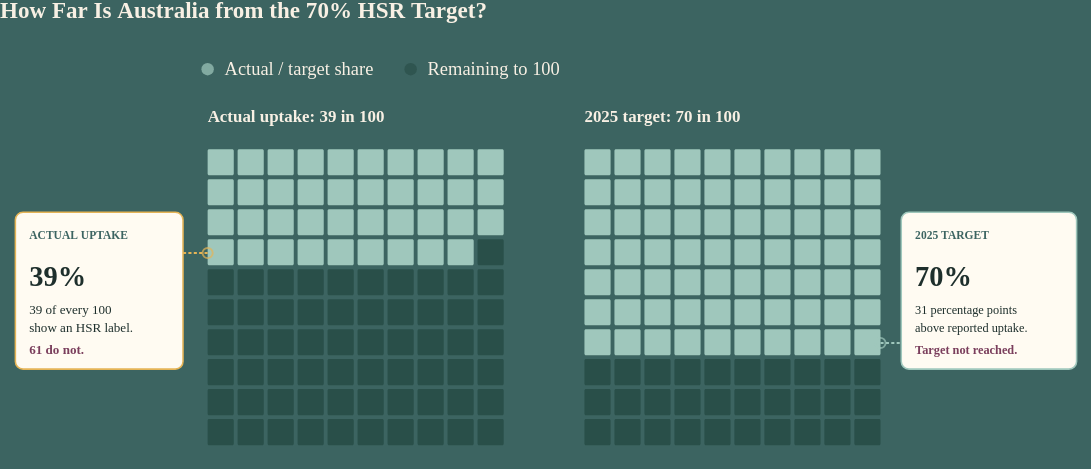

Write the Vega-Lite specification saved for this chart.
### Vega-Lite specification from a JSON file in a GitHub repository (floating-point values rounded to 4 significant figures)
{"$schema": "https://vega.github.io/schema/vega-lite/v5.json", "description": "Health Star Rating uptake waffle chart with left and right annotations.", "background": "#3C6461", "width": 1420, "height": 558, "padding": 0, "title": {"text": "How Far Is Australia from the 70% HSR Target?", "anchor": "start", "font": "Bricolage Grotesque", "fontSize": 30, "fontWeight": "bold", "color": "#F8F0E4", "offset": 22}, "config": {"view": {"stroke": null}, "font": "Bricolage Grotesque"}, "layer": [{"data": {"sequence": {"start": 0, "stop": 200, "step": 1}}, "transform": [{"calculate": "floor(datum.data / 100)", "as": "panel"}, {"calculate": "datum.data % 100", "as": "index"}, {"calculate": "datum.panel === 0 ? 39 : 70", "as": "count"}, {"calculate": "datum.index < datum.count", "as": "is_filled"}, {"calculate": "(datum.panel === 0 ? 270 : 760) + (datum.index % 10) * 39", "as": "x_start"}, {"calculate": "datum.x_start + 34", "as": "x_end"}, {"calculate": "142 + floor(datum.index / 10) * 39", "as": "y_start"}, {"calculate": "datum.y_start + 34", "as": "y_end"}, {"calculate": "datum.panel === 0 ? '2025 actual uptake' : '2025 target'", "as": "measure"}, {"calculate": "datum.panel === 0 ? (datum.is_filled ? 'HSR label displayed (39%)' : 'HSR label not displayed (61%)') : (datum.is_filled ? 'Part of the 70% target' : 'Outside the 70% target')", "as": "meaning"}], "mark": {"type": "rect", "cornerRadius": 2}, "encoding": {"x": {"field": "x_start", "type": "quantitative", "scale": {"domain": [0, 1420], "range": [0, 1420], "nice": false, "zero": false}, "axis": null}, "x2": {"field": "x_end"}, "y": {"field": "y_start", "type": "quantitative", "scale": {"domain": [0, 558], "range": [0, 558], "nice": false, "zero": false}, "axis": null}, "y2": {"field": "y_end"}, "color": {"condition": {"test": "datum.is_filled", "value": "#9FC7BC"}, "value": "#294F49", "legend": null}, "tooltip": [{"field": "measure", "type": "nominal", "title": "Comparison"}, {"field": "count", "type": "quantitative", "title": "Highlighted out of 100"}, {"field": "meaning", "type": "nominal", "title": "Square represents"}]}}, {"data": {"values": [{}]}, "mark": {"type": "circle", "size": 260, "filled": true, "color": "#9FC7BC"}, "encoding": {"x": {"value": 270}, "y": {"value": 38}}}, {"data": {"values": [{}]}, "mark": {"type": "text", "font": "Bricolage Grotesque", "fontSize": 24, "align": "left", "baseline": "middle", "color": "#F8F0E4"}, "encoding": {"x": {"value": 292}, "y": {"value": 38}, "text": {"value": "Actual / target share"}}}, {"data": {"values": [{}]}, "mark": {"type": "circle", "size": 260, "filled": true, "color": "#294F49"}, "encoding": {"x": {"value": 534}, "y": {"value": 38}}}, {"data": {"values": [{}]}, "mark": {"type": "text", "font": "Bricolage Grotesque", "fontSize": 24, "align": "left", "baseline": "middle", "color": "#F8F0E4"}, "encoding": {"x": {"value": 556}, "y": {"value": 38}, "text": {"value": "Remaining to 100"}}}, {"data": {"values": [{}]}, "mark": {"type": "text", "font": "Bricolage Grotesque", "fontSize": 22, "fontWeight": "bold", "align": "left", "baseline": "middle", "color": "#F8F0E4"}, "encoding": {"x": {"value": 270}, "y": {"value": 100}, "text": {"value": "Actual uptake: 39 in 100"}}}, {"data": {"values": [{}]}, "mark": {"type": "text", "font": "Bricolage Grotesque", "fontSize": 22, "fontWeight": "bold", "align": "left", "baseline": "middle", "color": "#F8F0E4"}, "encoding": {"x": {"value": 760}, "y": {"value": 100}, "text": {"value": "2025 target: 70 in 100"}}}, {"data": {"values": [{}]}, "mark": {"type": "rule", "stroke": "#E5B456", "strokeWidth": 2.5, "strokeDash": [4, 3]}, "encoding": {"x": {"value": 238}, "x2": {"value": 270}, "y": {"value": 277}, "y2": {"value": 277}}}, {"data": {"values": [{}]}, "mark": {"type": "circle", "filled": false, "stroke": "#E5B456", "strokeWidth": 2.5, "size": 175}, "encoding": {"x": {"value": 270}, "y": {"value": 277}}}, {"data": {"values": [{}]}, "mark": {"type": "rule", "stroke": "#9FC7BC", "strokeWidth": 2.5, "strokeDash": [4, 3]}, "encoding": {"x": {"value": 1145}, "x2": {"value": 1172}, "y": {"value": 394}, "y2": {"value": 394}}}, {"data": {"values": [{}]}, "mark": {"type": "circle", "filled": false, "stroke": "#9FC7BC", "strokeWidth": 2.5, "size": 175}, "encoding": {"x": {"value": 1145}, "y": {"value": 394}}}, {"data": {"values": [{}]}, "mark": {"type": "rect", "fill": "#FFFBF2", "stroke": "#E5B456", "strokeWidth": 2, "cornerRadius": 10}, "encoding": {"x": {"value": 20}, "x2": {"value": 238}, "y": {"value": 224}, "y2": {"value": 428}}}, {"data": {"values": [{}]}, "mark": {"type": "rect", "fill": "#FFFBF2", "stroke": "#9FC7BC", "strokeWidth": 2, "cornerRadius": 10}, "encoding": {"x": {"value": 1172}, "x2": {"value": 1400}, "y": {"value": 224}, "y2": {"value": 428}}}, {"data": {"values": [{}]}, "mark": {"type": "text", "font": "Bricolage Grotesque", "fontSize": 15, "fontWeight": "bold", "align": "left", "baseline": "middle", "color": "#3C6461"}, "encoding": {"x": {"value": 38}, "y": {"value": 254}, "text": {"value": "ACTUAL UPTAKE"}}}, {"data": {"values": [{}]}, "mark": {"type": "text", "font": "Bricolage Grotesque", "fontSize": 37, "fontWeight": "bold", "align": "left", "baseline": "middle", "color": "#1E2F2C"}, "encoding": {"x": {"value": 38}, "y": {"value": 309}, "text": {"value": "39%"}}}, {"data": {"values": [{}]}, "mark": {"type": "text", "font": "Bricolage Grotesque", "fontSize": 17, "align": "left", "baseline": "middle", "color": "#1E2F2C"}, "encoding": {"x": {"value": 38}, "y": {"value": 351}, "text": {"value": "39 of every 100"}}}, {"data": {"values": [{}]}, "mark": {"type": "text", "font": "Bricolage Grotesque", "fontSize": 17, "align": "left", "baseline": "middle", "color": "#1E2F2C"}, "encoding": {"x": {"value": 38}, "y": {"value": 375}, "text": {"value": "show an HSR label."}}}, {"data": {"values": [{}]}, "mark": {"type": "text", "font": "Bricolage Grotesque", "fontSize": 17, "fontWeight": "bold", "align": "left", "baseline": "middle", "color": "#7A3E5C"}, "encoding": {"x": {"value": 38}, "y": {"value": 403}, "text": {"value": "61 do not."}}}, {"data": {"values": [{}]}, "mark": {"type": "text", "font": "Bricolage Grotesque", "fontSize": 15, "fontWeight": "bold", "align": "left", "baseline": "middle", "color": "#3C6461"}, "encoding": {"x": {"value": 1190}, "y": {"value": 254}, "text": {"value": "2025 TARGET"}}}, {"data": {"values": [{}]}, "mark": {"type": "text", "font": "Bricolage Grotesque", "fontSize": 37, "fontWeight": "bold", "align": "left", "baseline": "middle", "color": "#1E2F2C"}, "encoding": {"x": {"value": 1190}, "y": {"value": 309}, "text": {"value": "70%"}}}, {"data": {"values": [{}]}, "mark": {"type": "text", "font": "Bricolage Grotesque", "fontSize": 16, "align": "left", "baseline": "middle", "color": "#1E2F2C"}, "encoding": {"x": {"value": 1190}, "y": {"value": 351}, "text": {"value": "31 percentage points"}}}, {"data": {"values": [{}]}, "mark": {"type": "text", "font": "Bricolage Grotesque", "fontSize": 16, "align": "left", "baseline": "middle", "color": "#1E2F2C"}, "encoding": {"x": {"value": 1190}, "y": {"value": 375}, "text": {"value": "above reported uptake."}}}, {"data": {"values": [{}]}, "mark": {"type": "text", "font": "Bricolage Grotesque", "fontSize": 16, "fontWeight": "bold", "align": "left", "baseline": "middle", "color": "#7A3E5C"}, "encoding": {"x": {"value": 1190}, "y": {"value": 403}, "text": {"value": "Target not reached."}}}]}
